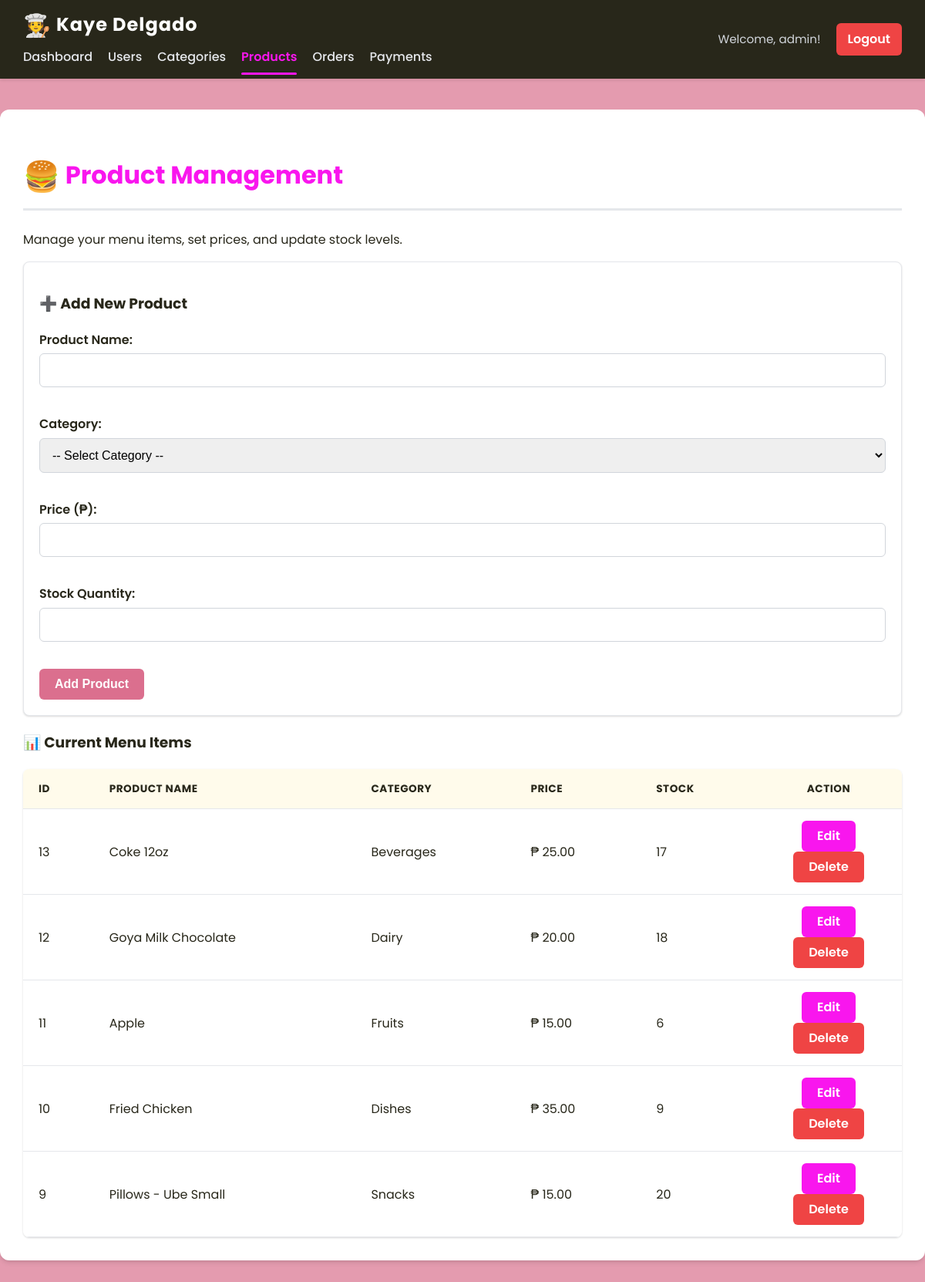
Screenshot of /admin/manage_products.php (signed in) with the database file from the repository.
### tables this page shows
CREATE TABLE `products` (
  `product_id` int(11) NOT NULL,
  `category_id` int(11) DEFAULT NULL,
  `product_name` varchar(100) NOT NULL,
  `price` decimal(10,2) NOT NULL,
  `stock` int(11) NOT NULL DEFAULT 0
);

CREATE TABLE `categories` (
  `category_id` int(11) NOT NULL,
  `category_name` varchar(50) NOT NULL
);

### admin/manage_products.php (the view, shortened to what this page needs)
<?php
include('../config/db_connect.php');
$edit_mode = false;
$product_data = [];
$result = $conn->query("
    SELECT p.product_id, p.product_name, p.price, p.stock, p.category_id, c.category_name
    FROM products p
    LEFT JOIN categories c ON p.category_id = c.category_id
    ORDER BY p.product_id DESC
");
$form_product_name = $product_data['product_name'] ?? '';
$form_price = $product_data['price'] ?? '';
$form_stock = $product_data['stock'] ?? '';
include('header.php');
include('navbar.php');
?>
<div class="container">
    <h2><span style="font-size: 1.2em; vertical-align: middle;">🍔</span> Product Management</h2>
    <p class="section-description">Manage your menu items, set prices, and update stock levels.</p>
    <div class="form-container card">
        <h3 class="form-title">
            <?php echo $edit_mode ?
                '<span class="icon">✏️</span> Edit Product (ID: ' . htmlspecialchars($product_data['product_id']) . ')' :
                '<span class="icon">➕</span> Add New Product';
            ?>
        </h3>
        <form method="POST" action="manage_products.php" class="responsive-form">
            <div class="form-group">
                <label for="product_name">Product Name:</label>
                <input type="text" id="product_name" name="product_name"
                       value="<?php echo htmlspecialchars($form_product_name); ?>" required>
            </div>
            <div class="form-group">
                <label for="category_id">Category:</label>
                <select id="category_id" name="category_id" required>
                    <option value="">-- Select Category --</option>
                </select>
            </div>
            <div class="form-group">
                <label for="price">Price (₱):</label>
                <input type="number" id="price" name="price" step="0.01" min="0.01"
                       value="<?php echo htmlspecialchars($form_price); ?>" required>
            </div>
            <div class="form-group">
                <label for="stock">Stock Quantity:</label>
                <input type="number" id="stock" name="stock" min="0"
                       value="<?php echo htmlspecialchars($form_stock); ?>" required>
            </div>
            <div class="form-actions">
                <button type="submit" class="btn btn-primary">
                    <?php echo $edit_mode ? 'Update Product' : 'Add Product'; ?>
                </button>
            </div>
        </form>
    </div>
    <h3 class="section-title"><span class="icon">📊</span> Current Menu Items</h3>
    <div class="table-responsive">
        <table class="data-table-canteen">
            <thead>
                <tr>
                    <th>ID</th>
                    <th>Product Name</th>
                    <th>Category</th>
                    <th>Price</th>
                    <th>Stock</th>
                    <th style="width: 150px; text-align: center;">Action</th>
                </tr>
            </thead>
            <tbody>
                <?php
                if ($result->num_rows > 0) {
                    while($row = $result->fetch_assoc()){
                ?>
                <tr>
                    <td data-label="ID"><?php echo $row['product_id']; ?></td>
                    <td data-label="Product Name"><?php echo htmlspecialchars($row['product_name']); ?></td>
                    <td data-label="Category"><?php echo htmlspecialchars($row['category_name'] ?: 'N/A'); ?></td>
                    <td data-label="Price">₱ <?php echo number_format($row['price'], 2); ?></td>
                    <td data-label="Stock">
                        <?php echo $row['stock']; ?>
                    </td>
                    <td data-label="Action" style="text-align: center;">
                        <a href="manage_products.php?edit=<?php echo $row['product_id']; ?>"
                           class="action-btn edit-btn"
                           title="Edit Product">
                            Edit
                        </a>
                        <a href="manage_products.php?delete=<?php echo $row['product_id']; ?>"
                           onclick="return confirm('WARNING: Are you sure you want to delete the product: <?php echo htmlspecialchars($row['product_name']); ?>? This action will also remove all historical order data associated with it.')"
                           class="action-btn delete-btn"
                           title="Delete Product">
                            Delete
                        </a>
                    </td>
                </tr>
                <?php
                    }
                } else {
                ?>
                <tr>
                    <td colspan="6" style="text-align: center;">No products found. Use the form above to add your first menu item!</td>
                </tr>
                <?php
                }
                ?>
            </tbody>
        </table>
    </div>
</div>

### admin/header.php (shortened to what this page needs)
<!DOCTYPE html>
<html lang="en">
<head>
</head>
<body>

### admin/navbar.php (shortened to what this page needs)
<?php
$username = isset($_SESSION['username']) ? $_SESSION['username'] : 'Admin';
?>
<nav>
    <div class="nav-left">
        <a href="dashboard.php" class="logo">
            <span style="font-size: 1.2em; vertical-align: middle;">🧑‍🍳</span> Kaye Delgado
        </a>
        <div class="nav-links">
            <a href="dashboard.php" class="<?php echo (basename($_SERVER['PHP_SELF']) == 'dashboard.php') ? 'active' : ''; ?>">Dashboard</a>
            <a href="manage_users.php" class="<?php echo (basename($_SERVER['PHP_SELF']) == 'manage_users.php') ? 'active' : ''; ?>">Users</a>
            <a href="manage_categories.php" class="<?php echo (basename($_SERVER['PHP_SELF']) == 'manage_categories.php') ? 'active' : ''; ?>">Categories</a>
            <a href="manage_products.php" class="<?php echo (basename($_SERVER['PHP_SELF']) == 'manage_products.php') ? 'active' : ''; ?>">Products</a>
            <a href="orders.php" class="<?php echo (basename($_SERVER['PHP_SELF']) == 'orders.php') ? 'active' : ''; ?>">Orders</a>
            <a href="payments.php" class="<?php echo (basename($_SERVER['PHP_SELF']) == 'payments.php') ? 'active' : ''; ?>">Payments</a>
        </div>
    </div>
    <div class="nav-right">
        <span class="welcome-text">Welcome, <?php echo htmlspecialchars($username); ?>!</span>
        <a href="../logout.php" class="logout-btn">Logout</a>
    </div>
</nav>

### admin/header.php (style rules this page uses)
:root { --primary-color: #f916eeff; --secondary-color: #28271aff; --success-color: #db6f8eff; --danger-color: #EF4444; --background-light: #e49bafff; --container-bg: #FFFFFF; --border-color: #E5E7EB; --table-header-bg: #FFFBEB; --font-family: 'Poppins', sans-serif; --shadow-subtle: 0 1px 3px 0 rgba(0, 0, 0, 0.1), 0 1px 2px 0 rgba(0, 0, 0, 0.06); --shadow-medium: 0 4px 6px -1px rgba(0, 0, 0, 0.1), 0 2px 4px -2px rgba(0, 0, 0, 0.1); }
body { font-family: var(--font-family); background: var(--background-light); margin: 0; padding: 0; color: var(--secondary-color); line-height: 1.6; }
.container { max-width: 1200px; margin: 40px auto; padding: 30px; background: var(--container-bg); border-radius: 12px; box-shadow: var(--shadow-medium); min-height: 85vh; }
h2 { font-size: 2rem; color: var(--primary-color); margin-bottom: 25px; padding-bottom: 10px; border-bottom: 3px solid var(--border-color); font-weight: 700; }
.card, .form-card, .table-card { background: var(--container-bg); border: 1px solid var(--border-color); padding: 20px; border-radius: 8px; box-shadow: var(--shadow-subtle); margin-bottom: 20px; }
input[type="text"], input[type="number"], input[type="password"], select, textarea { width: 100%; padding: 12px; border: 1px solid #D1D5DB; border-radius: 6px; font-size: 1rem; box-sizing: border-box; margin-bottom: 15px; transition: border-color 0.2s, box-shadow 0.2s; }
label { display: block; margin-bottom: 5px; font-weight: 600; color: var(--secondary-color); }
.form-group { margin-bottom: 20px; }
button, .action-btn, .btn { padding: 10px 20px; border: none; border-radius: 6px; cursor: pointer; font-weight: 600; text-decoration: none; text-align: center; transition: background-color 0.2s, box-shadow 0.2s, transform 0.1s; display: inline-flex; align-items: center; justify-content: center; gap: 8px; font-size: 1rem; line-height: 1.25; }
.btn-primary, button[name^="add_"], button[name^="update_"] { background-color: var(--success-color); color: white; }
.btn-secondary, .edit-btn { background-color: var(--primary-color); color: white; }
.btn-danger, .delete-btn { background-color: var(--danger-color); color: white; }
.table-responsive { overflow-x: auto; box-shadow: var(--shadow-subtle); border-radius: 8px; }
table { width: 100%; border-collapse: separate; border-spacing: 0; margin-top: 0; background: var(--container-bg); }
table th, table td { padding: 15px 20px; border-bottom: 1px solid var(--border-color); text-align: left; }
table th { background-color: var(--table-header-bg); color: var(--secondary-color); font-weight: 700; text-transform: uppercase; font-size: 0.85rem; letter-spacing: 0.5px; }
table tr th:first-child, table tr td:first-child { border-left: none; }
table tr th:last-child, table tr td:last-child { border-right: none; }

### admin/navbar.php (style rules this page uses)
nav { background-color: var(--secondary-color); padding: 10px 30px; color: white; display: flex; justify-content: space-between; align-items: center; box-shadow: 0 2px 4px rgba(0, 0, 0, 0.1); font-family: var(--font-family); min-height: 60px; }
.nav-left .logo { font-size: 1.5rem; font-weight: 700; color: white; margin-right: 30px; letter-spacing: 1px; }
.nav-links { display: flex; gap: 20px; }
nav a { color: #E5E7EB; text-decoration: none; font-weight: 500; padding: 5px 0; position: relative; transition: color 0.2s; }
nav a.active { color: var(--primary-color); font-weight: 600; }
nav a.active::after { content: ''; position: absolute; bottom: -5px; left: 0; width: 100%; height: 3px; background-color: var(--primary-color); border-radius: 2px; }
.nav-right { display: flex; align-items: center; gap: 20px; }
.welcome-text { color: #D1D5DB; font-size: 0.95rem; }
.logout-btn { background-color: var(--danger-color); color: white; padding: 8px 15px; border-radius: 6px; font-weight: 600; transition: background-color 0.2s, box-shadow 0.2s; }

### rows the page displays
products: product_id "13", product_name "Coke 12oz", category.category_name "Beverages", price "25.00", stock "17"
products: product_id "12", product_name "Goya Milk Chocolate", category.category_name "Dairy", price "20.00", stock "18"
products: product_id "11", product_name "Apple", category.category_name "Fruits", price "15.00", stock "6"
products: product_id "10", product_name "Fried Chicken", category.category_name "Dishes", price "35.00", stock "9"
products: product_id "9", product_name "Pillows - Ube Small", category.category_name "Snacks", price "15.00", stock "20"

### other values shown
$username "admin"
